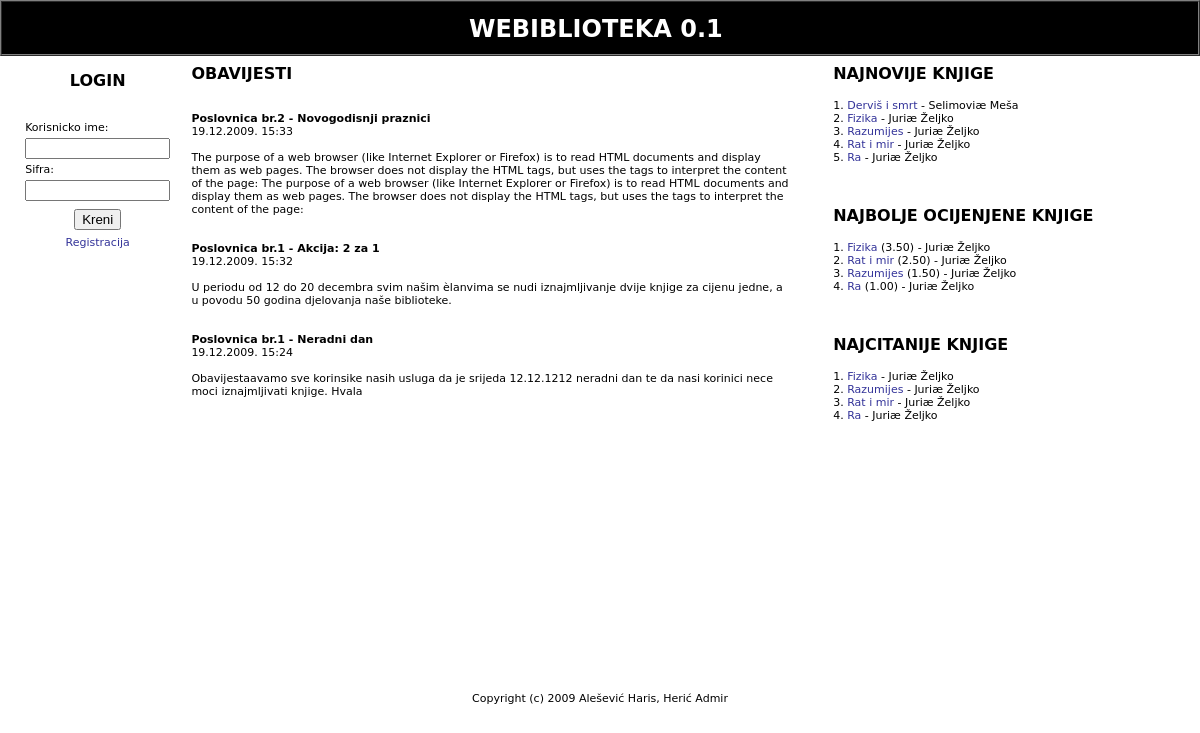
Screenshot of /?sta=public/intro with the database file from the repository.
### tables this page shows
CREATE TABLE IF NOT EXISTS `obavijest` (
  `idObavijest` int(11) NOT NULL AUTO_INCREMENT,
  `Naslov` varchar(25) NOT NULL,
  `Tekst` text NOT NULL,
  `Datum` timestamp NULL DEFAULT NULL,
  `idOsoba` int(11) NOT NULL,
  `idPoslovnica` int(11) NOT NULL,
  PRIMARY KEY (`idObavijest`),
  KEY `fk_Obavijest_Osoba1` (`idOsoba`),
  KEY `fk_Obavijest_Poslovnica1` (`idPoslovnica`)
);

CREATE TABLE IF NOT EXISTS `poslovnica` (
  `idPoslovnica` int(11) NOT NULL AUTO_INCREMENT,
  `Naziv` varchar(45) NOT NULL,
  `UlicaIBroj` varchar(25) NOT NULL,
  `PostanskiBroj` varchar(5) NOT NULL,
  `Grad` varchar(25) NOT NULL,
  `Telefon` varchar(13) DEFAULT NULL,
  `Email` varchar(50) DEFAULT NULL,
  `idBiblioteka` int(11) NOT NULL,
  PRIMARY KEY (`idPoslovnica`),
  KEY `fk_Poslovnica_Biblioteka1` (`idBiblioteka`)
);

CREATE TABLE IF NOT EXISTS `knjigaopis` (
  `idKnjigaOpis` int(11) NOT NULL AUTO_INCREMENT,
  `Naslov` varchar(200) NOT NULL,
  `Podnaslov` varchar(220) DEFAULT NULL,
  `ISBN` varchar(13) DEFAULT NULL,
  `Izdanje` varchar(5) DEFAULT NULL,
  `Opis` text,
  `Jezik` varchar(20) DEFAULT NULL,
  `GodinaIzdavanja` year(4) DEFAULT NULL,
  `idZanr` int(11) DEFAULT NULL,
  `DatumUlaza` timestamp NULL DEFAULT NULL,
  `BrojPrimjeraka` int(11) DEFAULT NULL,
  `Status` varchar(20) DEFAULT NULL,
  PRIMARY KEY (`idKnjigaOpis`),
  UNIQUE KEY `ISBN` (`ISBN`),
  KEY `idZanr` (`idZanr`)
);

### lib/biblioteka.php (called while the page is built, shortened)
<?
function myquery($query) {
	if ($r = @mysql_query($query)) {
		return $r;
	}
	exit;
}
?>

### public/intro.php (the view, shortened to what this page needs)
<?
function public_intro() {
	?>
		<table width="100%" border="0" cellspacing="4" cellpadding="0">
			<tr>
			<td width="15%" valign="top">
			<?
				login_forma();
			?>
			</td>
			<td width="50%" valign="top">
			<?
				zadnje_obavijesti();
			?>
			</td>
			<td width="3%"></td>
			<td width="30%" valign="top">
			<?
				top_knjige();
			?>
			</td>
			</tr>
		</table>
	<?
}
function login_forma() {
	$uri=$_SERVER['PHP_SELF'];
	?>
	<center><table border="0" cellpadding="5" bgcolor="#FFFFFF">
	<tr>
		<td align="center">
		<h3>LOGIN</h3>
		</td>
	</tr>
	<tr>
		<td align="center">
		<form action="<?=$uri?>" method="POST">
		<table border="0">
			<tr><td>Korisnicko ime:</td></tr><tr><td><input type="text" name="login" size="15"></td></tr>
			<tr><td>Sifra:</td><tr><td><input type="password" name="pass" size="15"></td></tr>
			<tr><td colspan="2" align="center"><input type="submit" value="Kreni"></td></tr>
			<tr><td colspan="2" align="center"><a href="public/registracija.php">Registracija</td></tr></table>
		</form>
		</td>
	</tr>
	</table></center>
	<?
}
?>
<?
function zadnje_obavijesti() {
	$q01 = myquery("SELECT o.idObavijest, o.naslov, UNIX_TIMESTAMP(o.datum) as vrijeme, p.naziv, o.tekst
					FROM obavijest o, poslovnica p
					WHERE o.idPoslovnica=p.idPoslovnica
					ORDER BY vrijeme DESC");
	print "<h3>OBAVIJESTI</h3><br>";
	while ($obavijest=mysql_fetch_row($q01)) {
		print "<b>".$obavijest[3]." - ".$obavijest[1]."</b><br>".date("d.m.Y. H:i",($obavijest[2]))."<br><br>".$obavijest[4]."<br><br><br>";
	}
	print "<br><br>";
}
?>
<?
function top_knjige() {
	$q01 = myquery("SELECT k.idknjigaopis, k.naslov, a.ime, a.prezime, UNIX_TIMESTAMP(k.datumulaza) as vrijeme
					FROM knjigaopis as k, autor as a, pisac as p
					WHERE p.idautor=a.idautor AND p.idknjigaopis=k.idknjigaopis
					GROUP BY k.idknjigaopis ORDER BY vrijeme DESC LIMIT 0,10");
	$brojac=1;
	print "<h3>NAJNOVIJE KNJIGE</h3>";
	while ($knjiga=mysql_fetch_row($q01)) {
		$link="<a href=\"?sta=public/knjiga&knjiga=".$knjiga[0]."\">".$knjiga[1]."</a>";
		print $brojac.". ".$link." - ".$knjiga[3]." ".$knjiga[2]."<br>";
		$brojac++;
	}
	$q02 = myquery("SELECT k.idknjigaopis, k.naslov, a.ime, a.prezime, AVG(o.vrijednost) as ocjena
					FROM knjigaopis as k, autor as a, pisac as p, iznajmljivanje as i, primjerakknjige as pk, ocjena as o
					WHERE p.idautor=a.idautor AND p.idknjigaopis=k.idknjigaopis AND o.idknjigaopis=k.idknjigaopis
					GROUP BY k.idknjigaopis ORDER BY ocjena DESC LIMIT 0,10");
	print "<br><br>";
	$brojac=1;
	print "<h3>NAJBOLJE OCIJENJENE KNJIGE</h3>";
	while ($knjiga=mysql_fetch_row($q02)) {
		$link="<a href=\"?sta=public/knjiga&knjiga=".$knjiga[0]."\">".$knjiga[1]."</a>";
		print $brojac.". ".$link." (".number_format($knjiga[4],2).") "." - ".$knjiga[3]." ".$knjiga[2]."<br>";
		$brojac++;
	}
	$q03 = myquery("SELECT k.idknjigaopis, k.naslov, a.ime, a.prezime, count(i.idiznajmljivanje) as broj
					FROM knjigaopis as k, autor as a, pisac as p, iznajmljivanje as i, primjerakknjige as pk
					WHERE p.idautor=a.idautor AND p.idknjigaopis=k.idknjigaopis AND pk.idknjigaopis=k.idknjigaopis AND i.idprimjerakknjige=pk.idprimjerakknjige
				GROUP BY k.idknjigaopis ORDER BY broj DESC LIMIT 0,10");
	print "<br><br>";
	$brojac=1;
	print "<h3>NAJCITANIJE KNJIGE</h3>";
	while ($knjiga=mysql_fetch_row($q03)) {
		$link="<a href=\"?sta=public/knjiga&knjiga=".$knjiga[0]."\">".$knjiga[1]."</a>";
		print $brojac.". ".$link." - ".$knjiga[3]." ".$knjiga[2]."<br>";
		$brojac++;
	}
}
?>

### css/biblioteka.css (style rules this page uses)
body { font-family:DejaVu Sans,Verdana,Arial,sans-serif;font-size:11px;color:black; }
td { font-family:DejaVu Sans,Verdana,Arial,sans-serif;font-size:11px;color:black; }
a { color:#333399;text-decoration:none; }
h3 { font-family:DejaVu Sans,Verdana,Arial,sans-serif;font-size:16px; }

### rows the page displays
obavijest: idPoslovnica.Naziv "Poslovnica br.2", Naslov "Novogodisnji praznici", obavijest "19.12.2009. 15:33", Tekst "The purpose of a web browser (like Internet Explorer or Firefox) is to read HTML documents and display them as web pages. The browser does not display the HTML tags, but uses the tags to interpret the content of the page: The purpose of a web browser (like Internet Explorer or Firefox) is to read HTML documents and display them as web pages. The browser does not display the HTML tags, but uses the tags to interpret the content of the page:"
obavijest: idPoslovnica.Naziv "Poslovnica br.1", Naslov "Akcija: 2 za 1", obavijest "19.12.2009. 15:32", Tekst "U periodu od 12 do 20 decembra svim našim èlanvima se nudi iznajmljivanje dvije knjige za cijenu jedne, a u povodu 50 godina djelovanja naše biblioteke."
obavijest: idPoslovnica.Naziv "Poslovnica br.1", Naslov "Neradni dan", obavijest "19.12.2009. 15:24", Tekst "Obavijestaavamo sve korinsike nasih usluga da je srijeda 12.12.1212 neradni dan te da nasi korinici nece moci iznajmljivati knjige. Hvala"
knjigaopis: Naslov "Derviš i smrt", knjiga "Selimoviæ", knjiga "Meša"
knjigaopis: Naslov "Fizika", knjiga "Juriæ", knjiga "Željko", knjiga "3.50"
knjigaopis: Naslov "Razumijes", knjiga "Juriæ", knjiga "Željko", knjiga "1.50"
knjigaopis: Naslov "Rat i mir", knjiga "Juriæ", knjiga "Željko", knjiga "2.50"
knjigaopis: Naslov "Ra", knjiga "Juriæ", knjiga "Željko", knjiga "1.00"

### other values shown
$conf_appname "WEBIBLIOTEKA"
$conf_appversion "0.1"
